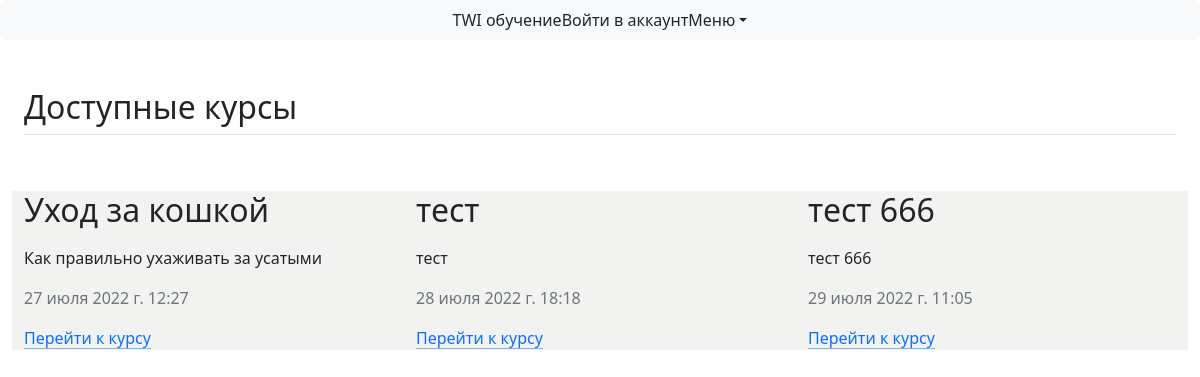
/courses_list/, run on an earlier commit of the app's database.
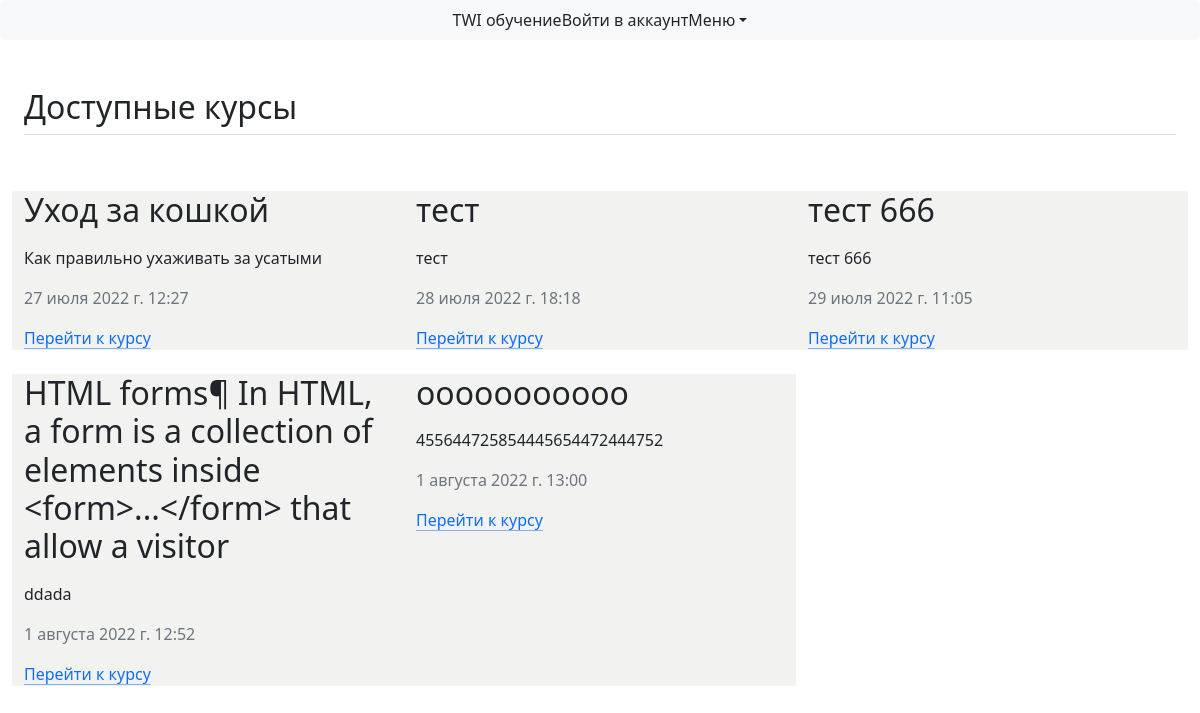
And on a later commit of the database.
### courses/models.py (models this page shows, shortened)
class Course(models.Model):
    title = models.CharField(max_length=100)
    date_added = models.DateTimeField(auto_now_add=True)
    description = models.CharField(max_length=250)
    cover = models.ImageField(upload_to = 'media/courses/covers/static/', null=True)
    slug = AutoSlugField(populate_from='title', unique=True, db_index=True)

### courses/views.py (the view)
# urls.py: path('courses_list/', views.courses_list, name='courses_list'),
def courses_list(request):
    courses = Course.objects.all()
    return render(request, 'courses/courses_list.html', {'courses': courses})

### courses/templates/courses/courses_list.html (shortened to what this page needs)
{% extends 'courses/base.html' %}
   {% block content %}
   <div class="container-fluid px-4 py-5" id="featured-3">
      <h2 class="pb-2 border-bottom">Доступные курсы</h2>
      <div class="row g-4 py-5 row-cols-1 row-cols-lg-3">
         {% for course in courses %}
        <div class="feature col" style="background-color: #f1f1f0ec">
          <h2>{{course.title}}</h2>
          <p>{{course.description | linebreaks }}</p>
          <p class="text-secondary"> {{course.date_added}}</p>
          <a href="/courses/{{course.slug}}/" class="icon-link d-inline-flex align-items-center">
            Перейти к курсу
            <svg class="bi" width="1em" height="1em"><use xlink:href="#chevron-right"/></svg>
          </a>
        </div>
        <br>
        {% endfor %}
      </div>
    </div>
  {% endblock %}

### courses/templates/courses/base.html (shortened to what this page needs)
{% load static %}
{% load bootstrap5 %}
{% bootstrap_css %}
<!DOCTYPE html>
<html lang="ru">
    <head>
    </head>
<body>
    <nav class="navbar-light navbar-expand-lg bg-light rounded" style="background-color: #CCCCCC" aria-label="Twelfth navbar example">
        <div class="container-fluid">
          <div class="collapse navbar-collapse justify-content-md-center" id="navbarsExample10">
            <ul class="navbar-nav">
              <li class="nav-item">
                <a class="nav-link" aria-current="page" href="{% url 'courses:index' %}">TWI обучение</a>
              </li>
              <li class="nav-item">
                <a class="nav-link" href="{% url 'client_interface:index' %}">Войти в аккаунт</a>
              </li>
              <li class="nav-item dropdown">
                <a class="nav-link dropdown-toggle" href="#" data-bs-toggle="dropdown" aria-expanded="false"> Меню</a>
              </li>
            </ul>
          </div>
        </div>
      </nav>
    {% block content %}{% endblock content %}
</body>

What changed in the data, as far as the page shows it:
added Course: title "HTML forms¶ In HTML, a form is a collection of elements inside <form>...</form> that allow a visitor", description "ddada", date_added "1 августа 2022 г. 12:52"
added Course: title "ооооооооооо", description "455644725854445654472444752", date_added "1 августа 2022 г. 13:00"
